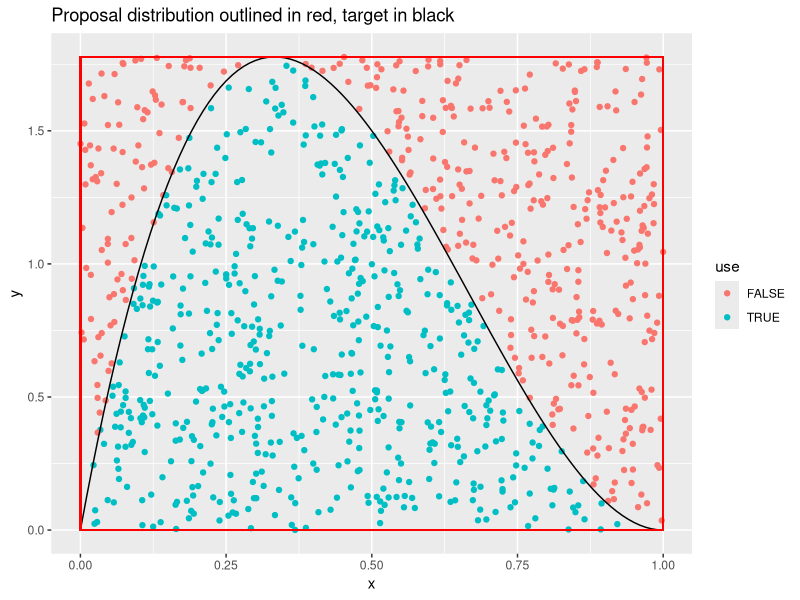
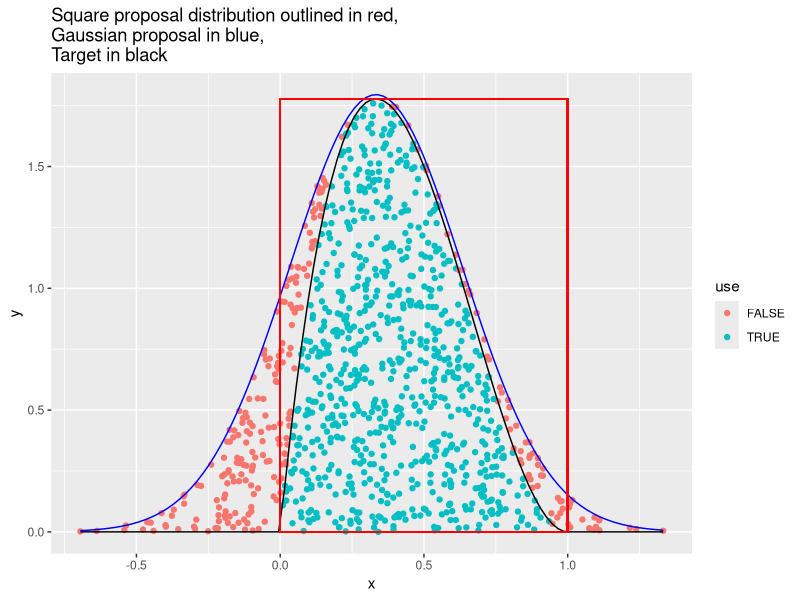
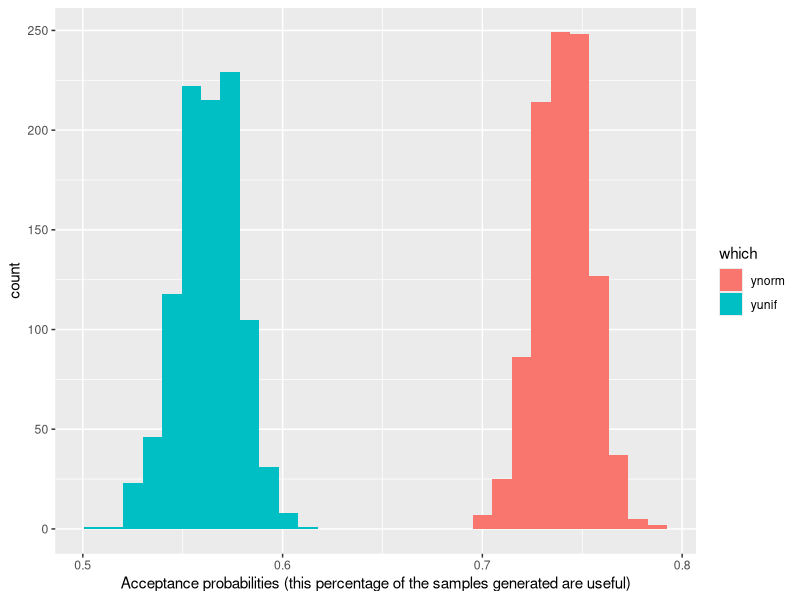
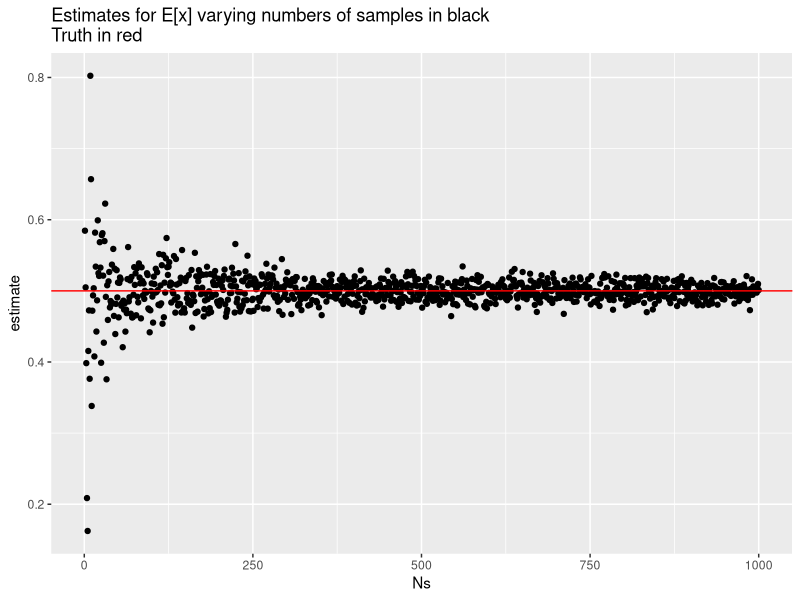
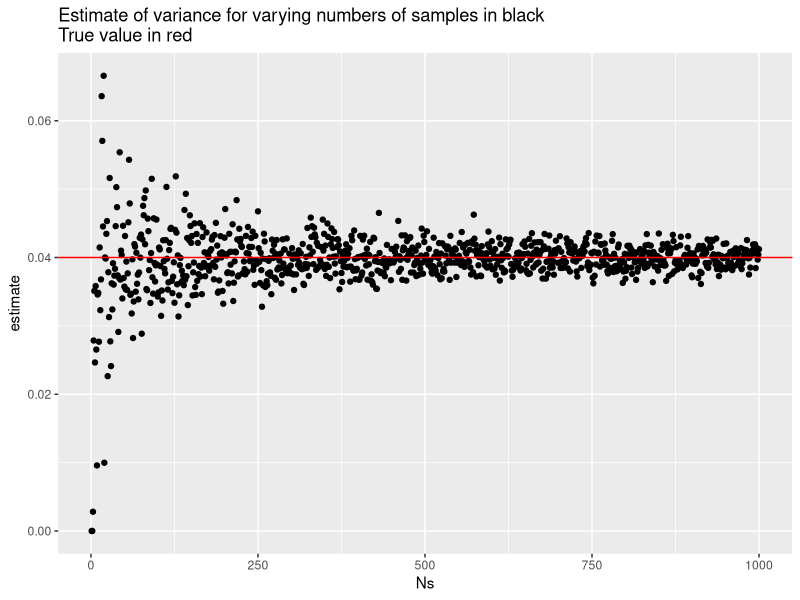
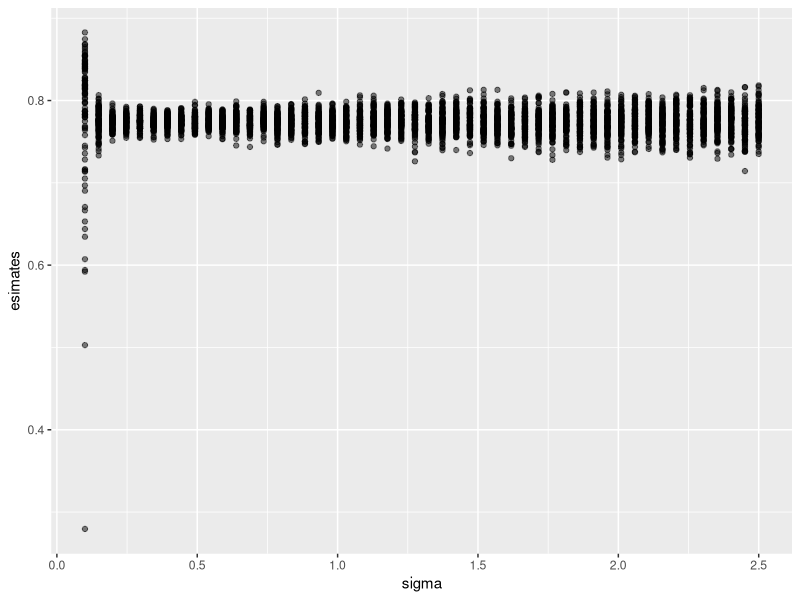
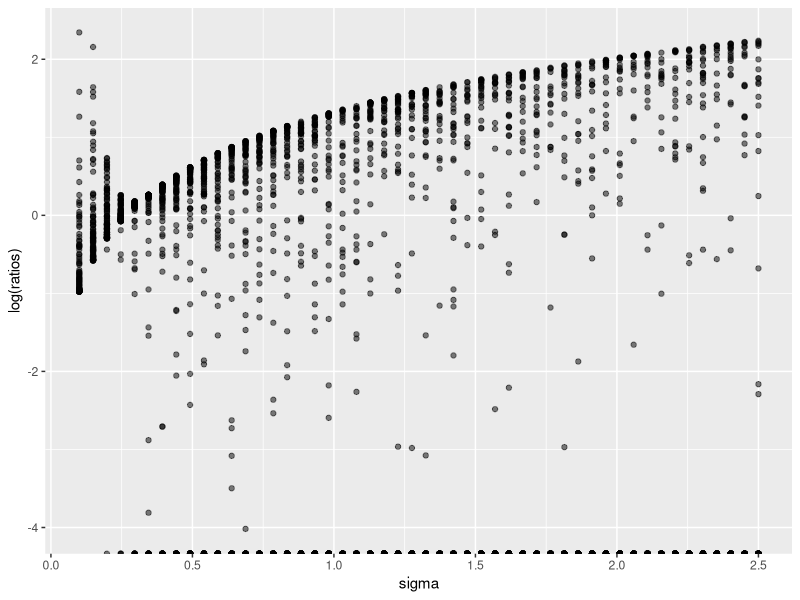

Write the R code that produced these figures, in order.
## ---- chunk 1
library(tidyverse)
library(ggplot2)
knitr::opts_chunk$set(echo = TRUE)
## ---- chunk 2
N = 1000

alpha = 2.0
beta = 3.0
mode = (alpha - 1) / (alpha + beta - 2)
maxB = dbeta(mode, alpha, beta)

list(x = runif(N),
     y = runif(N) * maxB) %>%
  as.tibble %>%
  mutate(use = y < dbeta(x, alpha, beta)) %>%
  ggplot(aes(x, y)) +
  geom_point(aes(color = use)) +
  stat_function(fun = function(x) dbeta(x, alpha, beta)) +
  geom_rect(aes(xmin = 0.0, xmax = 1.0, ymin = 0.0, ymax = maxB), alpha = 0.0, color = "red") +
  ggtitle("Proposal distribution outlined in red, target in black")
## ---- chunk 3
N = 1000

alpha = 2.0
beta = 3.0
mode = (alpha - 1) / (alpha + beta - 2)
maxB = dbeta(mode, alpha, beta)

x = rnorm(N, mode, 0.3)
y = runif(N) * 1.35 * dnorm(x, mode, 0.3)

# Should always check that these things are working
print(paste0("Computed mean: ", mean(x[y < dbeta(x, alpha, beta)]), ", Exact mean: ", alpha / (alpha + beta)))
print(paste0("Computed variance: ", var(x[y < dbeta(x, alpha, beta)]), ", Exact variance: ", alpha * beta / ((alpha + beta)^2 * (alpha + beta + 1))))

list(x = x,
     y = y) %>%
  as.tibble %>%
  mutate(use = y < dbeta(x, alpha, beta)) %>%
  ggplot(aes(x, y)) +
  geom_point(aes(color = use)) +
  stat_function(fun = function(x) dbeta(x, alpha, beta)) +
  stat_function(fun = function(x) 1.35 * dnorm(x, mode, 0.3), color = "blue") +
  geom_rect(aes(xmin = 0.0, xmax = 1.0, ymin = 0.0, ymax = maxB), alpha = 0.0, color = "red") +
  ggtitle("Square proposal distribution outlined in red,\nGaussian proposal in blue,\nTarget in black")
## ---- chunk 4
N = 1000
P = 1000

alpha = 2.0
beta = 3.0
mode = (alpha - 1) / (alpha + beta - 2)
maxB = dbeta(mode, alpha, beta)

yunif = rep(0, P)
ynorm = rep(0, P)
for(p in 1:1000) {
  # Square proposal
  x = runif(N)
  y = runif(N) * maxB
  yunif[p] = sum(y < dbeta(x, alpha, beta)) / N
  
  # Normal proposal
  x = rnorm(N, mode, 0.3)
  y = 1.35 * dnorm(x, mode, 0.3) * runif(N)
  ynorm[p] = sum(y < dbeta(x, alpha, beta)) / N
}

list(yunif = yunif,
     ynorm = ynorm) %>% as.tibble %>%
  gather(which, y) %>%
  ggplot(aes(y)) +
  geom_histogram(aes(fill = which)) +
  xlab("Acceptance probabilities (this percentage of the samples generated are useful)")
## ---- chunk 5
alpha = 0.9
beta = alpha

q = function(x) 1
p = function(x) dbeta(x, alpha, beta)

N = 1000
Ns = 1:N
estimate = rep(0, N)
for(n in Ns) {
  x = runif(n)
  w = p(x) / q(x)
  estimate[n] = sum(x * w) / sum(w)
}

list(Ns = Ns,
     estimate = estimate) %>%
  as.tibble %>%
  ggplot(aes(Ns, estimate)) +
  geom_point() +
  geom_hline(aes(yintercept = alpha / (alpha + beta)), color = "red") +
  ggtitle("Estimates for E[x] varying numbers of samples in black\nTruth in red")

## ---- chunk 6
alpha = 2.0
beta = 3.0

mode = (alpha - 1) / (alpha + beta - 2)

q = function(x) dnorm(x, mode, 0.3)
p = function(x) dbeta(x, alpha, beta)

N = 1000
Ns = 1:N
estimate = rep(0, N)
for(n in Ns) {
  x = rnorm(n, mode, 0.30)
  w = p(x) / q(x)
  mu = sum(x  * w) / sum(w)
  estimate[n] = sum((x - mu)^2 * w) / sum(w)
}

list(Ns = Ns,
     estimate = estimate) %>%
  as.tibble %>%
  ggplot(aes(Ns, estimate)) +
  geom_point() +
  geom_hline(aes(yintercept = alpha * beta / ((alpha + beta)^2 * (alpha + beta + 1))), color = "red") +
  ggtitle("Estimate of variance for varying numbers of samples in black\nTrue value in red")

## ---- chunk 7
R = 100
sigmas = seq(0.1, 2.5, length = 50)

alpha = 2.0
beta = alpha

q = function(x, sigma) dnorm(x, 0.5, sigma)
p = function(x) dbeta(x, alpha, beta)

N = 1000
tibbles = list()
for(i in 1:length(sigmas)) {
  sigma = sigmas[i]
  estimates = rep(0, R)
  for(r in 1:R) {
    x = rnorm(N, 0.5, sigma)
    w = p(x) / q(x, sigma)
    estimates[r] = sum(sin(pi * x) * w) / sum(w)
  }
  tibbles[[i]] = list(esimates = estimates, sigma = sigma) %>% as.tibble
}

tibbles %>% bind_rows %>%
  ggplot(aes(sigma, esimates)) +
  geom_point(alpha = 0.5)
## ---- chunk 8
R = 100
sigmas = seq(0.1, 2.5, length = 50)

alpha = 2.0
beta = alpha

q = function(x, sigma) dnorm(x, 0.5, sigma)
p = function(x) dbeta(x, alpha, beta)

N = 100
tibbles = list()
for(i in 1:length(sigmas)) {
  sigma = sigmas[i]
  x = rnorm(N, 0.5, sigma)
  ratios = p(x) / q(x, sigma)
  tibbles[[i]] = list(ratios = ratios, sigma = sigma) %>% as.tibble
}

tibbles %>% bind_rows %>%
  ggplot(aes(sigma, log(ratios))) +
  geom_point(alpha = 0.5)

# tibbles %>% bind_rows %>%
#   group_by(sigma) %>%
#   summarize(y = var(log(ratios + 1e-12))) %>%
#   ggplot(aes(sigma, y)) +
#   geom_point(alpha = 0.5)
